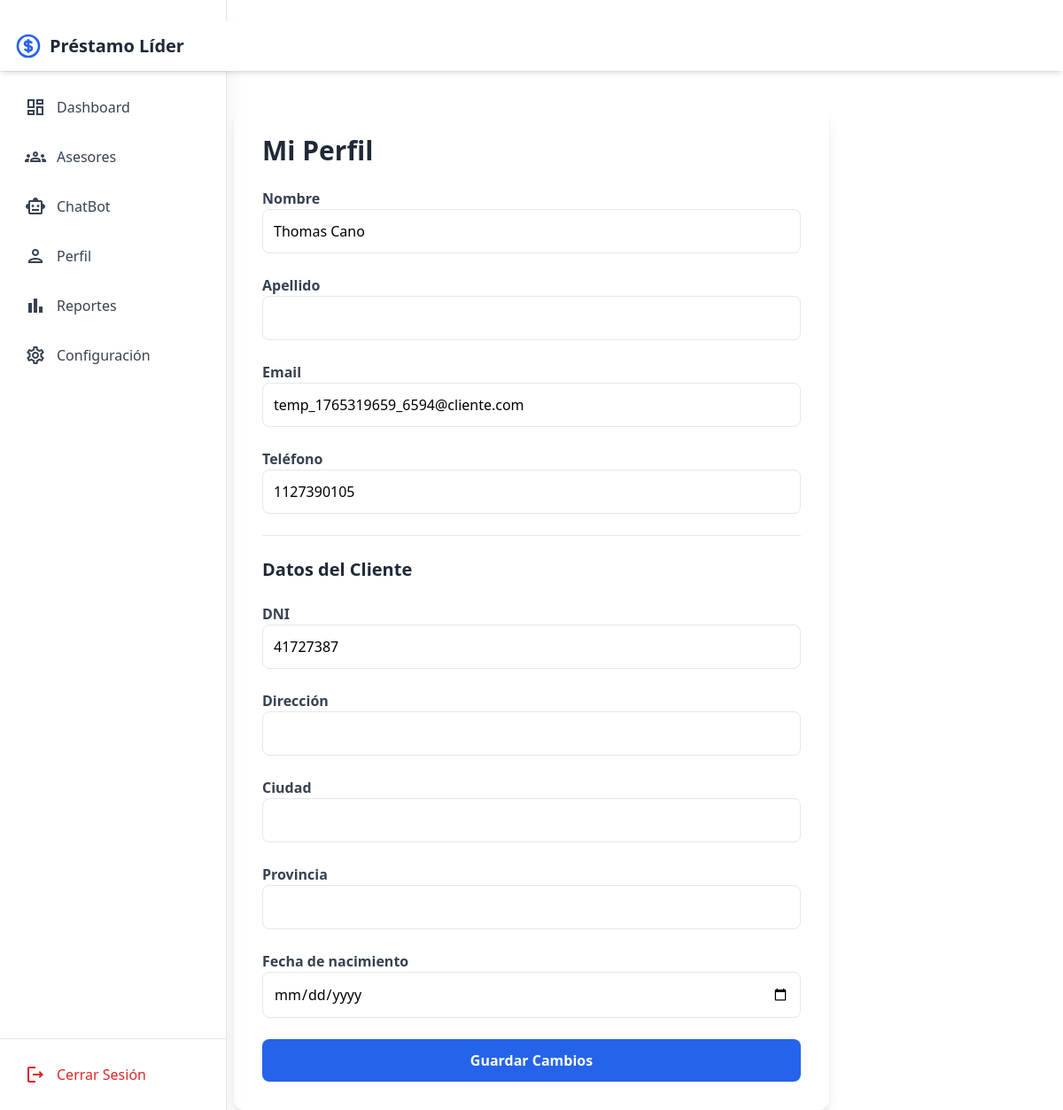
Page /perfil.php (signed in) on the earlier database version.
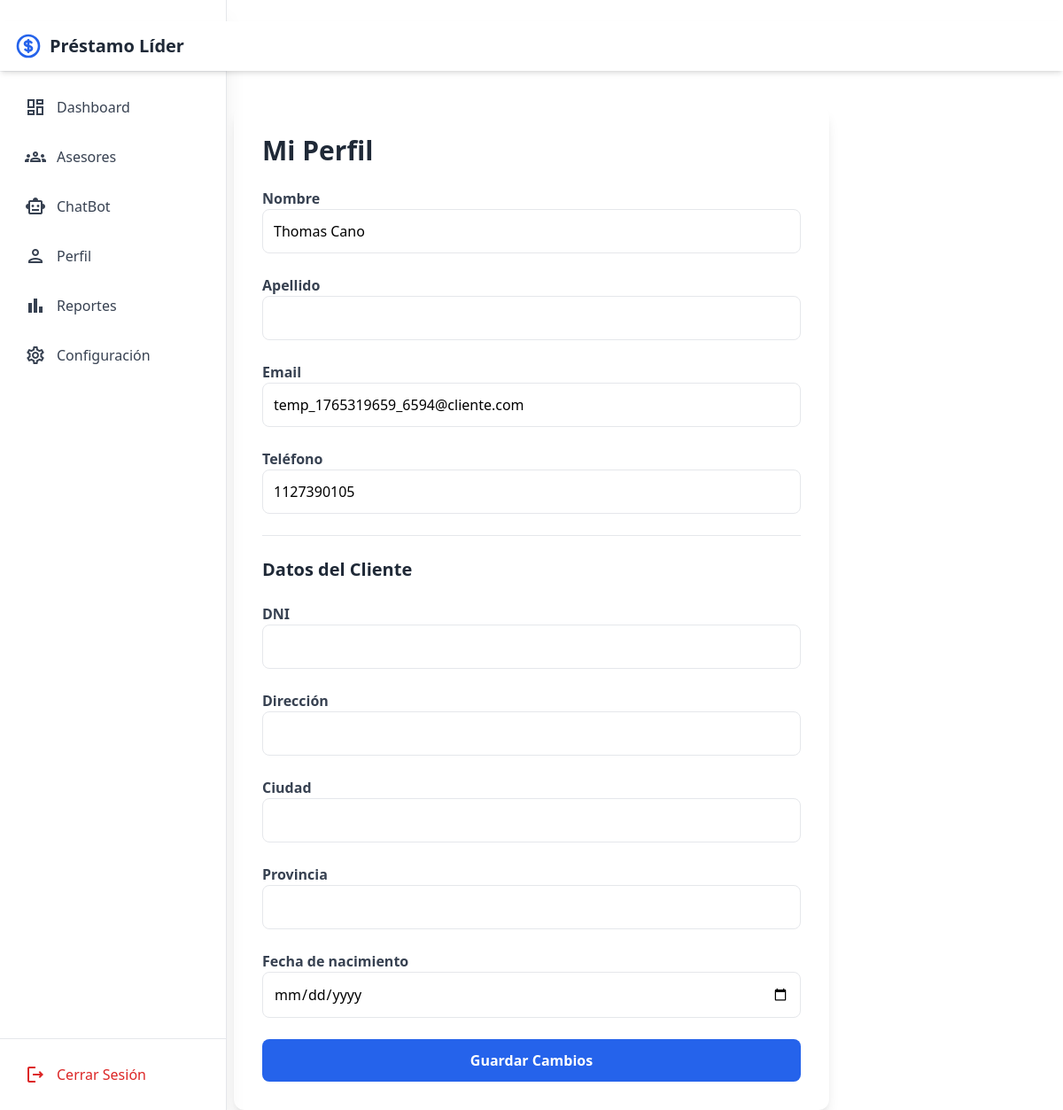
Same page on the later database version.
### tables this page shows
CREATE TABLE `clientes_detalles` (
  `id` int(11) NOT NULL,
  `usuario_id` int(11) NOT NULL,
  `dni` varchar(50) DEFAULT NULL,
  `direccion` text DEFAULT NULL,
  `ciudad` varchar(120) DEFAULT NULL,
  `provincia` varchar(120) DEFAULT NULL,
  `fecha_nacimiento` date DEFAULT NULL
);

### perfil.php (the view, shortened to what this page needs)
<?php
require_once 'backend/connection.php';
$usuario_id = $_SESSION['usuario_id'];
$stmt = $pdo->prepare("SELECT * FROM usuarios WHERE id = ?");
$stmt->execute([$usuario_id]);
$usuario = $stmt->fetch();
$stmt_det = $pdo->prepare("SELECT * FROM clientes_detalles WHERE usuario_id = ?");
$stmt_det->execute([$usuario_id]);
$detalles = $stmt_det->fetch();
if (!$detalles) {
    $detalles = [
        'dni' => '',
        'direccion' => '',
        'ciudad' => '',
        'provincia' => '',
        'fecha_nacimiento' => ''
    ];
}
?>
<!DOCTYPE html>
<html lang="es">
<head>
    <script src="https://cdn.tailwindcss.com"></script>
    <script src="https://cdn.tailwindcss.com"></script>
</head>
<body
<?php include 'sidebar.php'; ?>
    <nav class="bg-white shadow-md sticky top-0 z-50">
        <div class="max-w-7xl mx-auto px-4 py-3 flex justify-between items-center">
            <div class="flex items-center gap-2">
                <span class="text-xl font-bold text-gray-800">Préstamo Líder</span>
            </div>
        </div>
    </nav>
<div class="max-w-2xl mx-auto mt-10 bg-white p-8 rounded-xl shadow-lg">
    <h1 class="text-3xl font-bold mb-6 text-gray-800">Mi Perfil</h1>
    <form method="POST" class="space-y-6">
        <div>
            <label class="font-semibold text-gray-700">Nombre</label>
            <input type="text" name="nombre" value="<?= htmlspecialchars($usuario['nombre']) ?>"
                   class="w-full p-3 border rounded-lg">
        </div>
        <div>
            <label class="font-semibold text-gray-700">Apellido</label>
            <input type="text" name="apellido" value="<?= htmlspecialchars($usuario['apellido']) ?>"
                   class="w-full p-3 border rounded-lg">
        </div>
        <div>
            <label class="font-semibold text-gray-700">Email</label>
            <input type="email" name="email" value="<?= htmlspecialchars($usuario['email']) ?>"
                   class="w-full p-3 border rounded-lg">
        </div>
        <div>
            <label class="font-semibold text-gray-700">Teléfono</label>
            <input type="text" name="telefono" value="<?= htmlspecialchars($usuario['telefono']) ?>"
                   class="w-full p-3 border rounded-lg">
        </div>
        <?php if ($usuario['rol'] === "cliente"): ?>
        <hr class="my-4">
        <h2 class="text-xl font-bold text-gray-800">Datos del Cliente</h2>
        <div>
            <label class="font-semibold text-gray-700">DNI</label>
            <input type="text" name="dni" value="<?= htmlspecialchars($detalles['dni']) ?>"
                   class="w-full p-3 border rounded-lg">
        </div>
        <div>
            <label class="font-semibold text-gray-700">Dirección</label>
            <input type="text" name="direccion" value="<?= htmlspecialchars($detalles['direccion']) ?>"
                   class="w-full p-3 border rounded-lg">
        </div>
        <div>
            <label class="font-semibold text-gray-700">Ciudad</label>
            <input type="text" name="ciudad" value="<?= htmlspecialchars($detalles['ciudad']) ?>"
                   class="w-full p-3 border rounded-lg">
        </div>
        <div>
            <label class="font-semibold text-gray-700">Provincia</label>
            <input type="text" name="provincia" value="<?= htmlspecialchars($detalles['provincia']) ?>"
                   class="w-full p-3 border rounded-lg">
        </div>
        <div>
            <label class="font-semibold text-gray-700">Fecha de nacimiento</label>
            <input type="date" name="fecha_nacimiento" value="<?= htmlspecialchars($detalles['fecha_nacimiento']) ?>"
                   class="w-full p-3 border rounded-lg">
        </div>
        <?php endif; ?>
        <button class="w-full bg-blue-600 text-white py-3 rounded-lg font-bold hover:bg-blue-700">
            Guardar Cambios
        </button>
    </form>
</div>
</body>
</html>

Differences in the rows shown:
removed clientes_detalles: dni "41727387"
